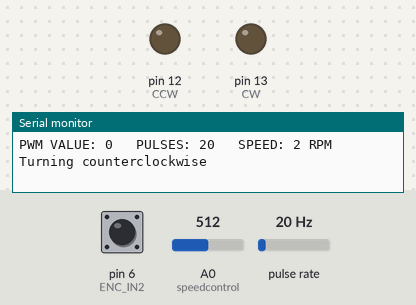
Recording of a sketch running on a simulated Arduino Uno, built with avr-gcc and run on an emulated ATmega328P. On the bench: output pins drawn as LEDs (lit = HIGH), the last lines printed to the serial monitor. Wiring (inferred from the names in the program): pulse sensor: data pin 3. The test bench sets the inputs (shaded band); at power-on: A0 (speedcontrol) = 512, pin 6 (ENC_IN2) HIGH, pulse rate 20 Hz.

Above: at 1.2 s.
1.3 s: A0 (speedcontrol) set to 751
2.8 s: A0 (speedcontrol) set to 779
At 4.0 s:
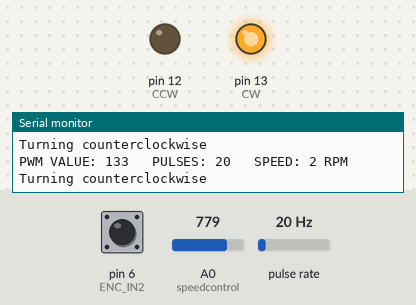
4.3 s: A0 (speedcontrol) set to 122
At 5.4 s:
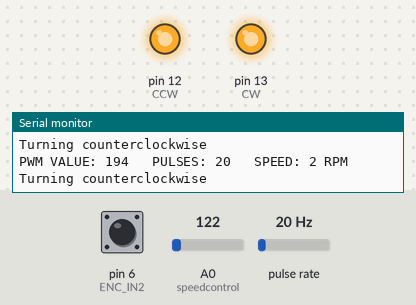
5.8 s: A0 (speedcontrol) set to 236
7.3 s: A0 (speedcontrol) set to 261
At 7.7 s:
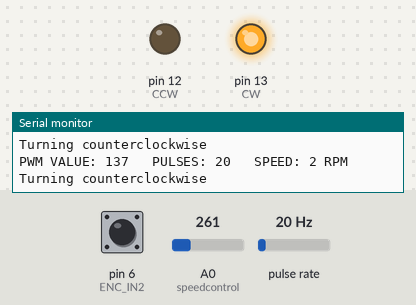
Timing chart, 0 to 10.3 s (numbered marks = the images above; inputs shaded):
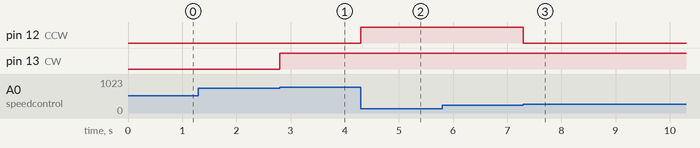

The sketch:

motorcode.ino
```cpp
// Motor encoder output pulse per rotation (change as required)
#define ENC_COUNT_REV 460

//Encoder output to Arduino Interrupt pin, connected to channel A
#define ENC_IN 3
#define ENC_IN2 6

//CCW connected to pin 10
#define CCW 12
//CW connected to pin 12
#define CW 13


// Analog pin for potentiometer
int speedcontrol = 0;

// Pulse count from encoder
volatile long encoderValue = 0;

// One-second interval for measurements, measured in milliseconds
int interval = 1000;

// Counters for milliseconds during interval
long previousMillis = 0;
long currentMillis = 0;

// Variable for RPM measurement
int rpm = 0;

// Variable for PWM motor speed output
int motorPwm = 0;

void setup()
{
  // Setup Serial Monitor
  Serial.begin(9600);

  // Set encoder as input with internal pullup
  pinMode(ENC_IN, INPUT_PULLUP);
  pinMode(ENC_IN2, INPUT_PULLUP);

  // Set CCW and CW connections as outputs
  pinMode(CCW, OUTPUT);
  pinMode(CW, OUTPUT);

  // Attach interrupt
  attachInterrupt(digitalPinToInterrupt(ENC_IN), updateEncoder, RISING);

  // Setup initial values for timer, calculates the # of milliseconds that elapsed from last reset
  previousMillis = millis();
}

void loop()
{
	//Control motor with potentiometer
    //motorPwm = map(analogRead(speedcontrol), 0, 1023, 0, 255);
  	int raw = analogRead(speedcontrol);

  	if(raw >512){
       	motorPwm = map(raw,512,1023,0,255);
  		analogWrite(CW, motorPwm);
    }
  	else{
      	motorPwm = map(raw,512,0,0,255);
  		analogWrite(CCW, motorPwm);
    }


    // Write PWM to controller


  // Update RPM value every second
  currentMillis = millis();
  if (currentMillis - previousMillis > interval) {
    previousMillis = currentMillis;


    // Calculate RPM
    rpm = (encoderValue * 60 / ENC_COUNT_REV);

    // Only update display when there is a reading
    if (motorPwm > 0 || rpm > 0) {
      Serial.print("PWM VALUE: ");
      Serial.print(motorPwm);
      Serial.print('\t');
      Serial.print(" PULSES: ");
      Serial.print(encoderValue);
      Serial.print('\t');
      Serial.print(" SPEED: ");
      Serial.print(rpm);
      Serial.println(" RPM");
      //Serial.print("\ channel A: ");
      //Serial.println(digitalRead(ENC_IN));
      //Serial.print("\ channel B: ");
      //Serial.println(digitalRead(ENC_IN2));

    }

    if(digitalRead(ENC_IN) != digitalRead(ENC_IN2)){
    Serial.println("Turning clockwise");
    }
    else{
      Serial.println("Turning counterclockwise");
    }
    encoderValue = 0;
  }
}

void updateEncoder()
{
  // Increment value for each pulse from encoder
  encoderValue++;

}
```

Measured:
- the behaviour switches between 768 and 769 on A0 (speedcontrol) (found by bisection; images 0 and 1)
- the behaviour switches between 254 and 255 on A0 (speedcontrol) (found by bisection; images 2 and 3)
- after the input at 2.8 s, pin 13 (CW): LOW → HIGH at once
- after the input at 4.3 s, pin 12 (CCW): LOW → HIGH at once
- after the input at 7.3 s, pin 12 (CCW): HIGH → LOW at once
